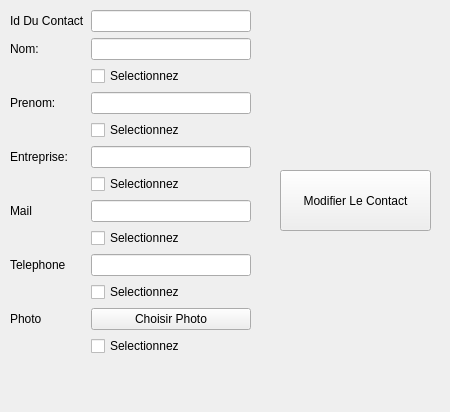
<?xml version="1.0" encoding="UTF-8"?>
<ui version="4.0">
 <class>WidgetModifyContact</class>
 <widget class="QWidget" name="WidgetModifyContact">
  <property name="geometry">
   <rect>
    <x>0</x>
    <y>0</y>
    <width>450</width>
    <height>412</height>
   </rect>
  </property>
  <property name="windowTitle">
   <string>Modifier Le Contact</string>
  </property>
  <widget class="QWidget" name="formLayoutWidget">
   <property name="geometry">
    <rect>
     <x>10</x>
     <y>10</y>
     <width>241</width>
     <height>401</height>
    </rect>
   </property>
   <layout class="QFormLayout" name="formLayout">
    <item row="1" column="0">
     <widget class="QLabel" name="label">
      <property name="text">
       <string>Nom:</string>
      </property>
     </widget>
    </item>
    <item row="1" column="1">
     <widget class="QLineEdit" name="Nom"/>
    </item>
    <item row="2" column="1">
     <widget class="QCheckBox" name="checkName">
      <property name="text">
       <string>Selectionnez</string>
      </property>
     </widget>
    </item>
    <item row="3" column="0">
     <widget class="QLabel" name="label_2">
      <property name="text">
       <string>Prenom:</string>
      </property>
     </widget>
    </item>
    <item row="3" column="1">
     <widget class="QLineEdit" name="Prenom"/>
    </item>
    <item row="5" column="0">
     <widget class="QLabel" name="label_3">
      <property name="text">
       <string>Entreprise:</string>
      </property>
     </widget>
    </item>
    <item row="5" column="1">
     <widget class="QLineEdit" name="Entreprise"/>
    </item>
    <item row="6" column="1">
     <widget class="QCheckBox" name="CheckEntreprise">
      <property name="text">
       <string>Selectionnez</string>
      </property>
     </widget>
    </item>
    <item row="7" column="0">
     <widget class="QLabel" name="label_4">
      <property name="text">
       <string>Mail</string>
      </property>
     </widget>
    </item>
    <item row="7" column="1">
     <widget class="QLineEdit" name="Mail"/>
    </item>
    <item row="8" column="1">
     <widget class="QCheckBox" name="checkMail">
      <property name="text">
       <string>Selectionnez</string>
      </property>
     </widget>
    </item>
    <item row="9" column="0">
     <widget class="QLabel" name="label_5">
      <property name="text">
       <string>Telephone</string>
      </property>
     </widget>
    </item>
    <item row="9" column="1">
     <widget class="QLineEdit" name="Telephone"/>
    </item>
    <item row="10" column="1">
     <widget class="QCheckBox" name="checkPhone">
      <property name="text">
       <string>Selectionnez</string>
      </property>
     </widget>
    </item>
    <item row="11" column="0">
     <widget class="QLabel" name="label_6">
      <property name="text">
       <string>Photo</string>
      </property>
     </widget>
    </item>
    <item row="11" column="1">
     <widget class="QPushButton" name="Photo">
      <property name="text">
       <string>Choisir Photo</string>
      </property>
     </widget>
    </item>
    <item row="12" column="1">
     <widget class="QCheckBox" name="checkPhoto">
      <property name="text">
       <string>Selectionnez</string>
      </property>
     </widget>
    </item>
    <item row="4" column="1">
     <widget class="QCheckBox" name="checkPrenom">
      <property name="text">
       <string>Selectionnez</string>
      </property>
     </widget>
    </item>
    <item row="0" column="1">
     <widget class="QLineEdit" name="id"/>
    </item>
    <item row="0" column="0">
     <widget class="QLabel" name="label_7">
      <property name="text">
       <string>Id Du Contact</string>
      </property>
     </widget>
    </item>
   </layout>
  </widget>
  <widget class="QPushButton" name="Modifier">
   <property name="geometry">
    <rect>
     <x>280</x>
     <y>170</y>
     <width>151</width>
     <height>61</height>
    </rect>
   </property>
   <property name="text">
    <string>Modifier Le Contact</string>
   </property>
  </widget>
 </widget>
 <resources/>
 <connections/>
</ui>
